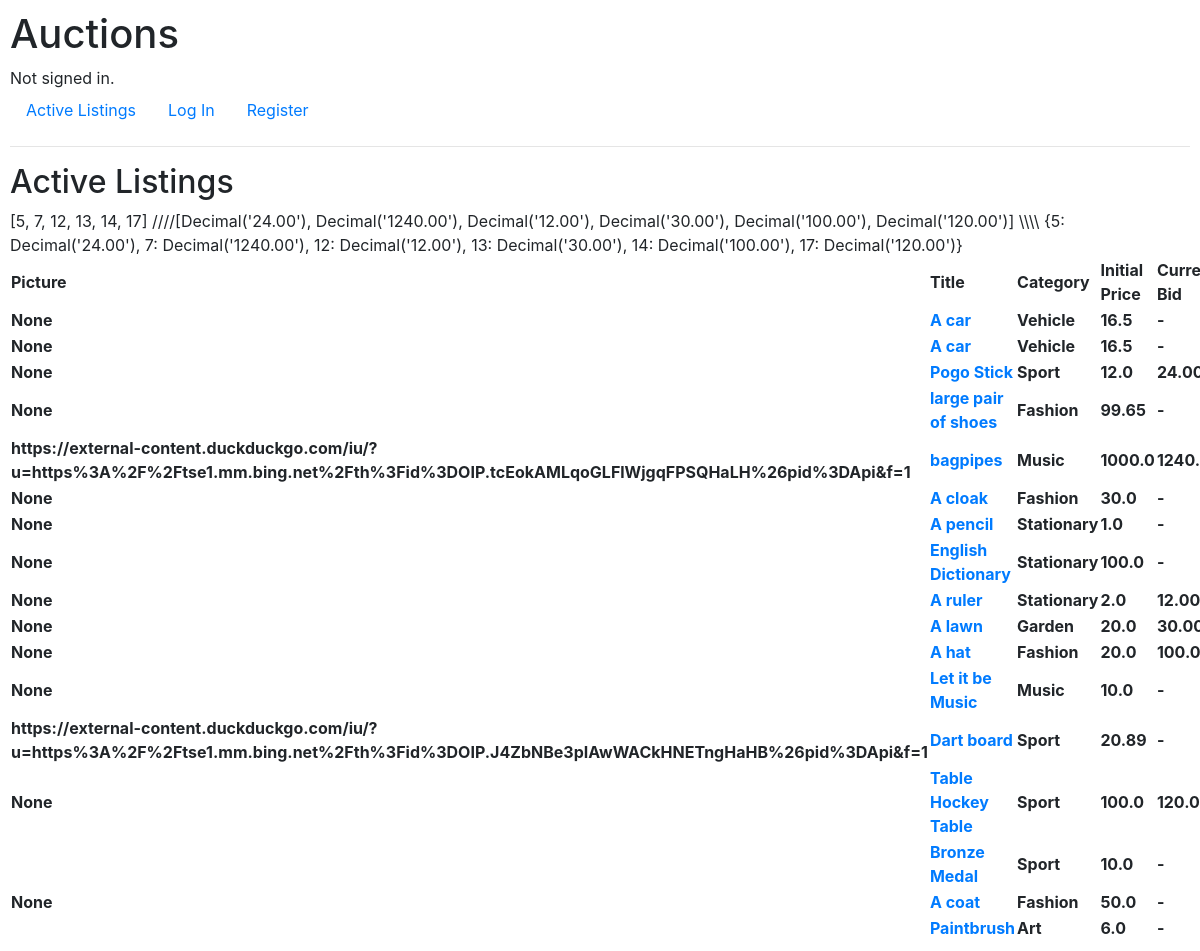
Before: / with the older database file.
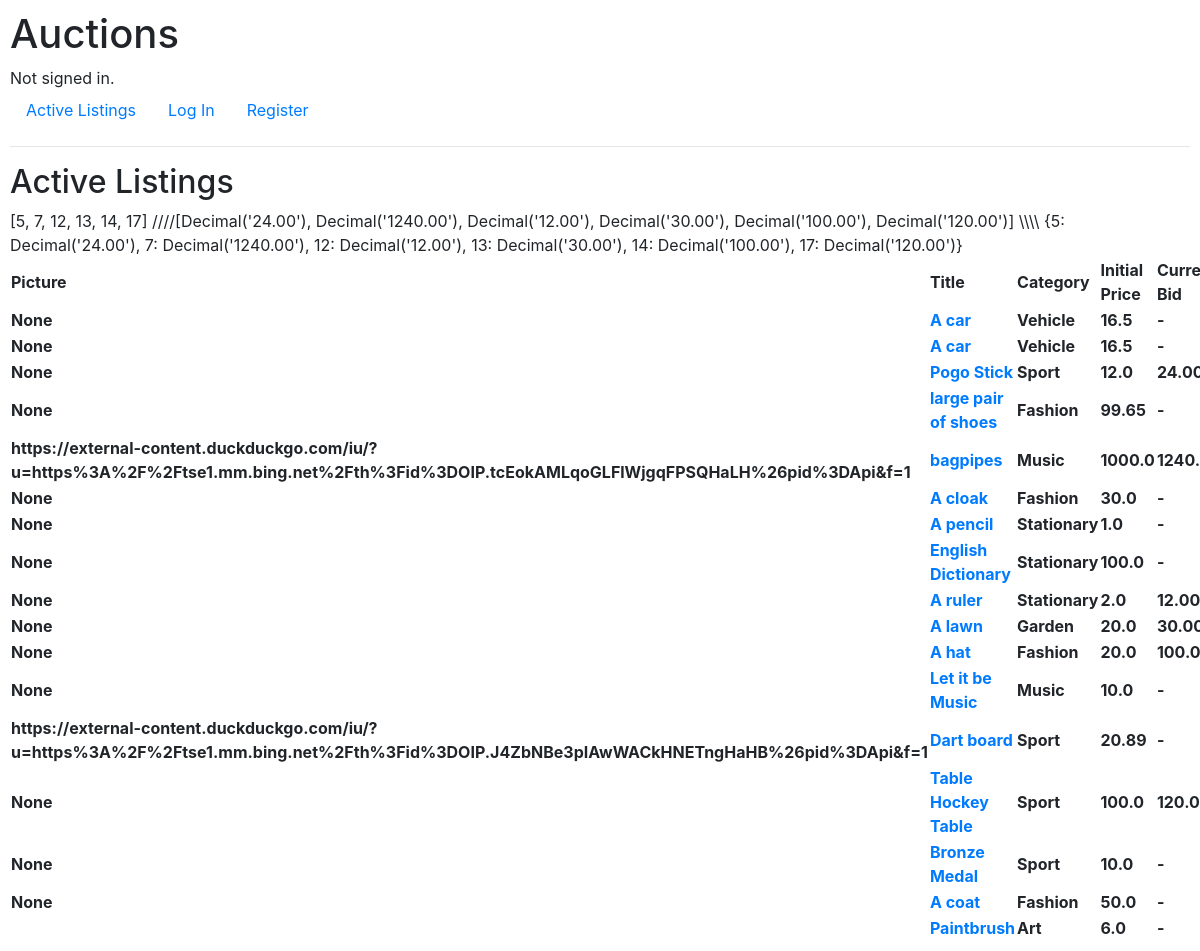
After: the same page with the newer database file.
### auctions/models.py (models this page shows, shortened)
class Auction_listings(models.Model):
    name = models.CharField(max_length=64)
    body_text = models.TextField()
    init_price = models.FloatField(max_length=16)
    picture = models.URLField(null = True, blank=True)
    category = models.CharField(default= "Fashion", max_length=16)
    status = models.BooleanField(default = True)
    owner = models.ForeignKey(User, on_delete = models.CASCADE, default = 2, related_name="owner")
    winner = models.ForeignKey(User, on_delete = models.CASCADE, blank = True, null = True, related_name="winner")

### auctions/views.py (the view)
# urls.py: path("", views.index, name="index"),
def index(request):
    listings = Auction_listings.objects.all()
    bids = Bids.objects.all().order_by('selling_item_id', '-bid_value') #This bit
    numbers = []
    for bid in bids:
        selling_item_id = bid.selling_item_id
        if selling_item_id not in numbers:
            numbers.append(selling_item_id)
        else:
            pass
    items = []
    for number in numbers:
        a = Auction_listings.objects.get(id = number)
        b = Bids.objects.filter(selling_item = a).order_by('-bid_value')
        c = b[0].bid_value
        items.append(c)
    dictionary = dict(zip(numbers,items))
    '''if Bids.objects.order_by('-bid_value').first() is not None:
        highest_bids_2 = Bids.objects.order_by('-bid_value').first()
        highest_bids = highest_bids_2.bid_value
    else:
        highest_bids = listings.init_price

    if Bids.objects.filter(selling_item = Auction_listings_id).order_by('-bid_value').first() is not None:
        highest_bid_2 = Bids.objects.filter(selling_item = Auction_listings_id).order_by('-bid_value').first()  #if no preexisting need to get starting
        highest_bid = highest_bid_2.bid_value
    else:
        highest_bid = listing.init_price'''
    return render(request, "auctions/index.html", {
        "listings": listings,
        "dictionary":dictionary,
        "numbers": numbers,
        "bids":bids,
        "items":items
    })

### auctions/templatetags/bay_extras.py (called while the page is built)
@register.filter
def lookup(d, key):
    return d[key]

### auctions/templates/auctions/index.html (shortened to what this page needs)
{% extends "auctions/layout.html" %}
{% load bay_extras %}
{% block body %}
    <h2>Active Listings</h2>
    {{numbers}}
    ////{{items}}
    \\\\
    {{dictionary}}
    <table>
        <tr>
            <th>Picture</th>
            <th>Title</th>
            <th>Category</th>
            <th>Initial Price</th>
            <th>Current Bid</th>
        </tr>
            {% for listing in listings %}
                <tr>
                    <th>{{listing.picture}}</th>
                    <th><a href="{% url 'listing' listing.id%}">{{listing.name}}</a></th>
                    <th>{{listing.category}}</th>
                    <th>{{listing.init_price}}</th>
                    <th>{% if listing.id in numbers %}
                        {{dictionary|lookup:listing.id}}
                        {% else %}
                        -
                    {% endif %}</th>
                </tr>
            {% endfor %}
    </table>
{% endblock %}

Changed rows visible on the page:
changed Auction_listings "Bronze Medal": picture (not shown) → "None"
